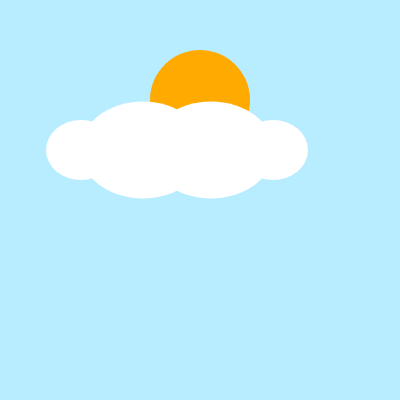
Frame 1 (no input)
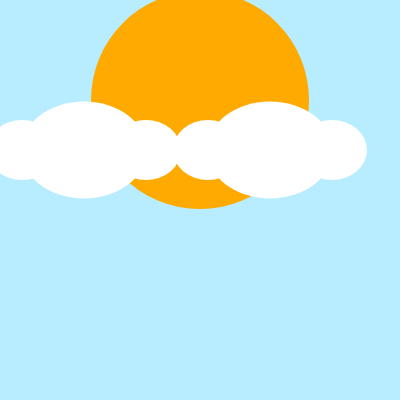
Frame 60 (no input)
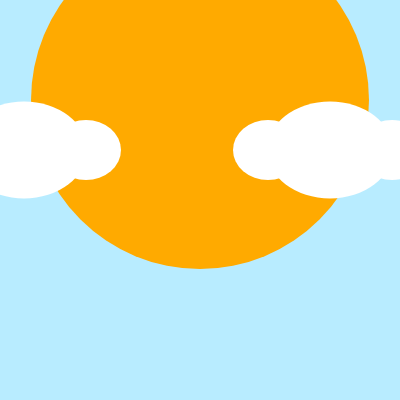
Frame 120 (the mouse pressed at the canvas centre since frame 60)

The p5.js sketch that drew these frames (run headless with seeded random() and noise() and a simulated clock; from frame 60 on, the mouse is pressed at the canvas centre):

// p5.js sketch
// ── sketch.js
function setup(){
	createCanvas(400, 400);
	noStroke();
	leftX = 143;
	rightX = 211;
	sunRadius = 100;
}

function draw(){
	background(184, 236, 255);
	fill(255, 170, 0);
	ellipse(200, 100, sunRadius, sunRadius);

	fill(255);
	ellipse(leftX, 150, 126, 97);
	ellipse(leftX+62, 150, 70, 60);
	ellipse(leftX-62, 150, 70, 60);

	ellipse(rightX, 150, 126, 97);
	ellipse(rightX+62, 150, 70, 60);
	ellipse(rightX-62, 150, 70, 60);

	rightX += 1;
	leftX -= 1;
	sunRadius += 2;
}
